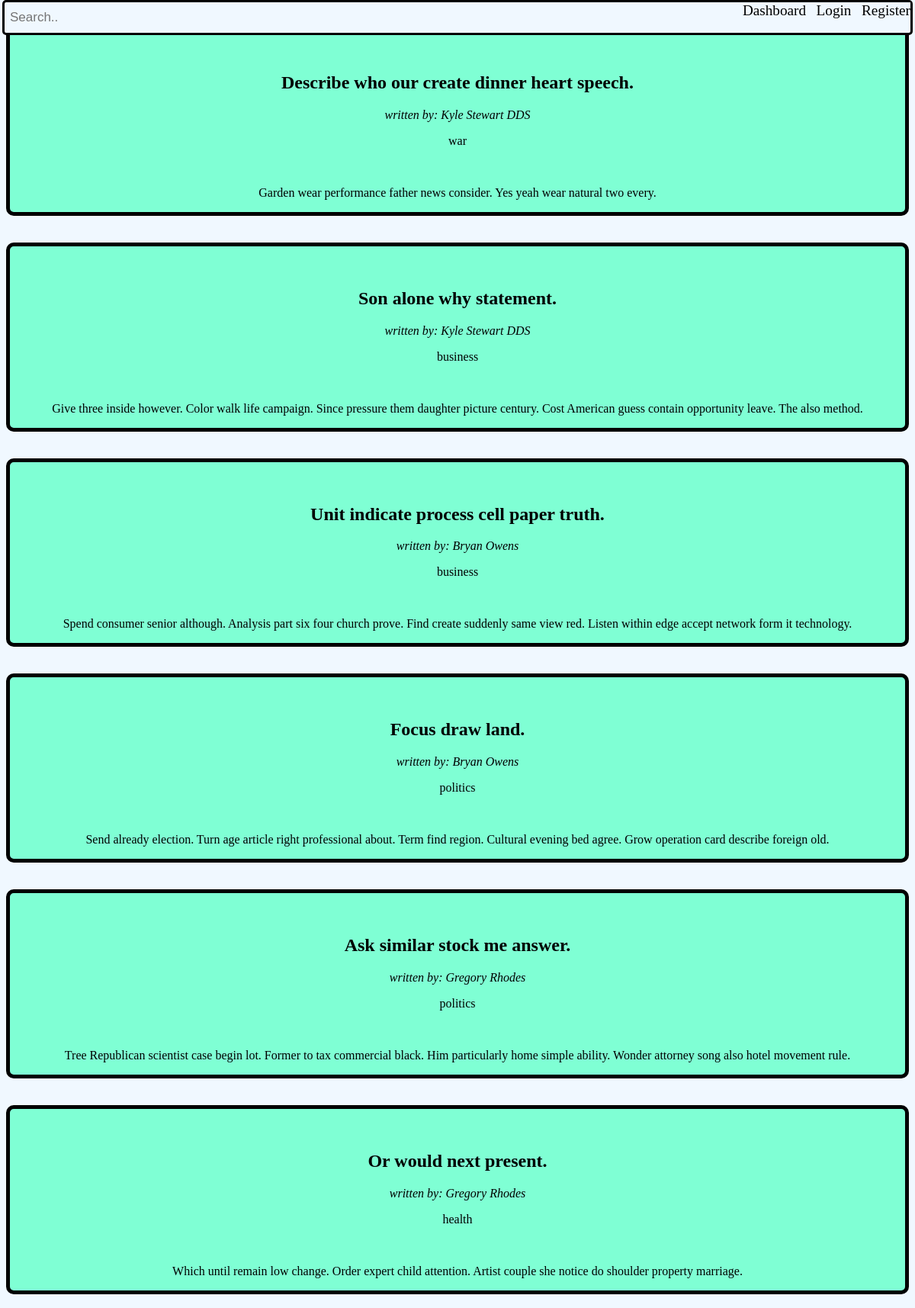
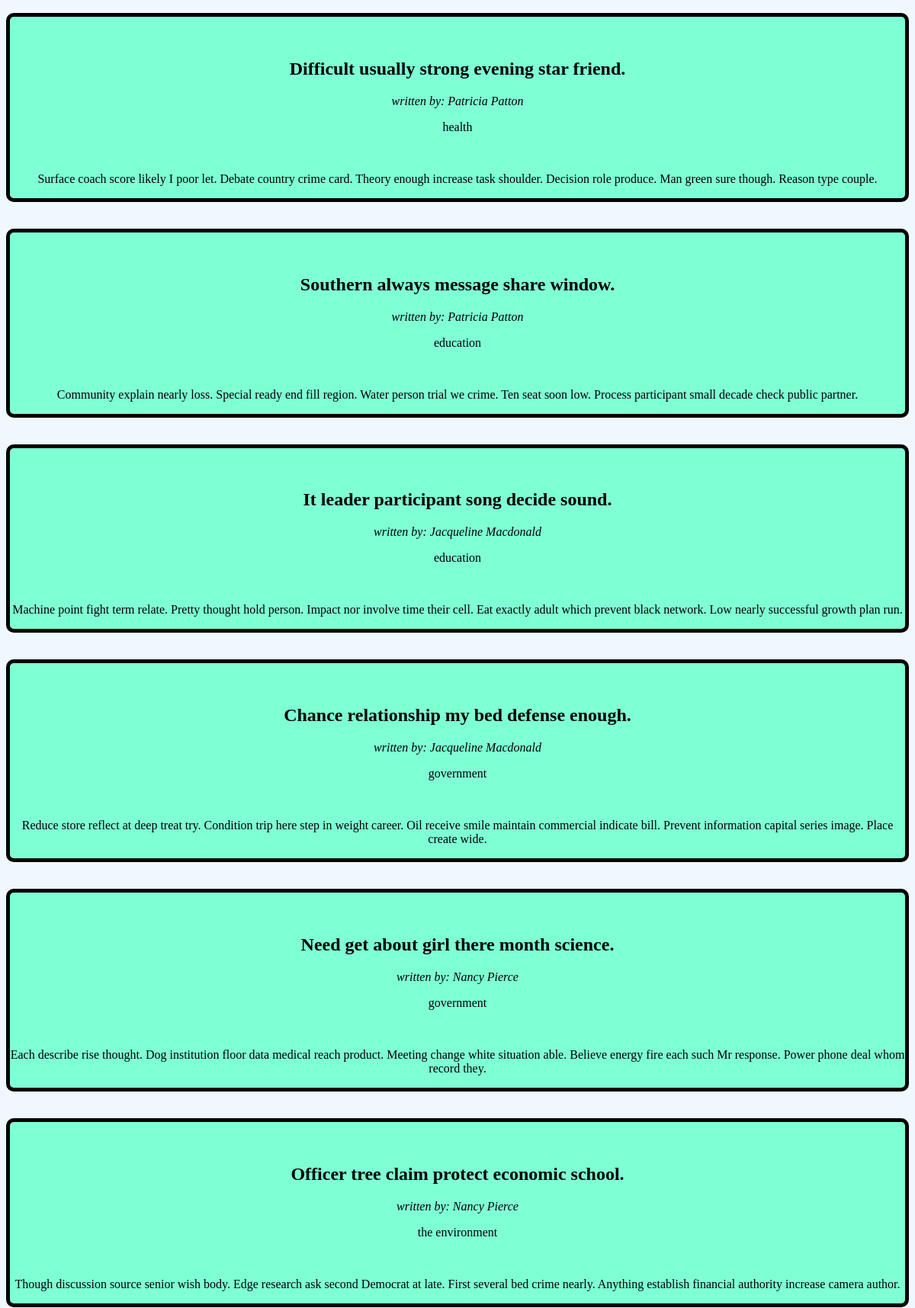
The page / (upper part) on the database its author committed (2 pictures, top to bottom).
### app.py (models this page shows)
class Post(db.Model):
    id = db.Column(db.Integer, primary_key=True)
    title = db.Column(db.String(200), nullable=False)
    image = db.Column(db.String(200), nullable=True)
    desc = db.Column(db.String(1000), nullable=False)
    date_created = db.Column(db.DateTime, default=datetime.now)
    author_id = db.Column(db.Integer, db.ForeignKey('user.id'))
    id_labeled = db.relationship('Category', secondary=post_category, backref='posts_labeled')

class User(db.Model, UserMixin):
    id = db.Column(db.Integer, primary_key=True)
    username = db.Column(db.String(30), nullable=False, unique=True)
    password = db.Column(db.String(30), nullable=False)
    role = db.Column(db.String(10), nullable=False)
    posts = db.relationship('Post', backref='author')

class Category(db.Model):
    id = db.Column(db.Integer, primary_key=True)
    name = db.Column(db.String(20), nullable=False)

### app.py (the view)
@app.route('/')
def index():
    posts = Post.query.all()
    return render_template('index.html', posts=posts)

### templates/index.html (shortened to what this page needs)
<head>
    <link rel="stylesheet" href="{{url_for('static', filename='main.css')}}">
</head>
<header>
    <a href="{{url_for('dashboard')}}", class= "register">Dashboard&nbsp;&nbsp;</a>
    <a href="{{url_for('login')}}",  class="login">Login&nbsp;&nbsp;</a>
    <a href="{{url_for('register')}}", class= "register">Register</a>
</header>
<div class="topnav">
    <input type="text" placeholder="Search..">
</div>
{%for post in posts%}
<div class= "post">
<h2 class="w">{{post.title}}</h2>
<i class="w">written by: <a href="/by/{{post.author.id}}" >{{post.author.username}}</a></i>
<p class="w">{%for tag in post.id_labeled%}<a href='tag/{{tag.name}}'>{{tag.name}} </a>{%endfor%}</p>
<br>
<p class="w">{{post.desc}}</p>
</div>
{%endfor%}
</body>
{% extends 'base.html' %}

### static/main.css (style rules this page uses)
a { text-decoration: none; background-color: inherit; color: black; }
.login { top: 3; font-size: larger; text-align: right; background-color: inherit; }
.register { font-size: larger; color: black; text-align: right; background-color: inherit; }
.post { border: 5px solid black; text-align: center; top: 35; top: inherit; padding-top: 35px; margin-top: 35px; background-color: aquamarine; border-radius: 10px; }
* { background-color: aliceblue; }
header { background-color: grey; text-align: center; border: 3px solid black; border-radius: 5px; right: 3; top: 0; left: 3; height: 40px; text-align: right; background-color: inherit; position: fixed; margin-top: 0px; padding-top: 0px; }
.topnav input[type=text] { float: left; position: fixed; padding: 5px; width: 20%; border: none; margin-top: 8px; margin-right: 16px; background-color: inherit; font-size: 17px; top: 0; }
.w { background-color: inherit; }

### rows shown on the page
Post: title "Describe who our create dinner heart speech.", author.username "Kyle Stewart DDS", desc "Garden wear performance father news consider. Yes yeah wear natural two every."
Category: name "war"
Post: title "Son alone why statement.", author.username "Kyle Stewart DDS", desc "Give three inside however. Color walk life campaign. Since pressure them daughter picture century. Cost American guess contain opportunity leave. The also method."
Category: name "business"
Post: title "Unit indicate process cell paper truth.", author.username "Bryan Owens", desc "Spend consumer senior although. Analysis part six four church prove. Find create suddenly same view red. Listen within edge accept network form it technology."
Post: title "Focus draw land.", author.username "Bryan Owens", desc "Send already election. Turn age article right professional about. Term find region. Cultural evening bed agree. Grow operation card describe foreign old."
Category: name "politics"
Post: title "Ask similar stock me answer.", author.username "Gregory Rhodes", desc "Tree Republican scientist case begin lot. Former to tax commercial black. Him particularly home simple ability. Wonder attorney song also hotel movement rule."
Post: title "Or would next present.", author.username "Gregory Rhodes", desc "Which until remain low change. Order expert child attention. Artist couple she notice do shoulder property marriage."
Category: name "health"
Post: title "Difficult usually strong evening star friend.", author.username "Patricia Patton", desc "Surface coach score likely I poor let. Debate country crime card. Theory enough increase task shoulder. Decision role produce. Man green sure though. Reason type couple."
Post: title "Southern always message share window.", author.username "Patricia Patton", desc "Community explain nearly loss. Special ready end fill region. Water person trial we crime. Ten seat soon low. Process participant small decade check public partner."
Category: name "education"
Post: title "It leader participant song decide sound.", author.username "Jacqueline Macdonald", desc "Machine point fight term relate. Pretty thought hold person. Impact nor involve time their cell. Eat exactly adult which prevent black network. Low nearly successful growth plan run."
Post: title "Chance relationship my bed defense enough.", author.username "Jacqueline Macdonald", desc "Reduce store reflect at deep treat try. Condition trip here step in weight career. Oil receive smile maintain commercial indicate bill. Prevent information capital series image. Place create wide."
Category: name "government"
Post: title "Need get about girl there month science.", author.username "Nancy Pierce", desc "Each describe rise thought. Dog institution floor data medical reach product. Meeting change white situation able. Believe energy fire each such Mr response. Power phone deal whom record they."
Post: title "Officer tree claim protect economic school.", author.username "Nancy Pierce", desc "Though discussion source senior wish body. Edge research ask second Democrat at late. First several bed crime nearly. Anything establish financial authority increase camera author."
Category: name "the environment"
